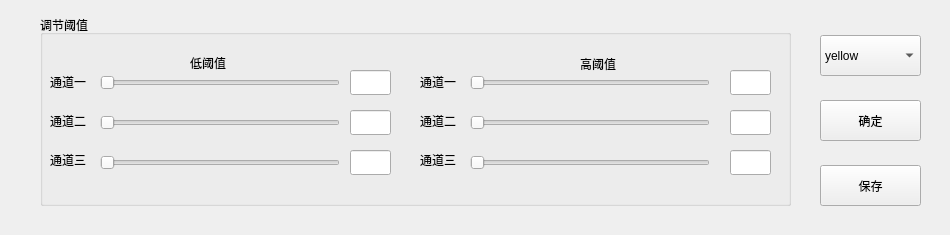
<?xml version="1.0" encoding="UTF-8"?>
<ui version="4.0">
 <class>Widget</class>
 <widget class="QWidget" name="Widget">
  <property name="enabled">
   <bool>true</bool>
  </property>
  <property name="geometry">
   <rect>
    <x>0</x>
    <y>0</y>
    <width>950</width>
    <height>235</height>
   </rect>
  </property>
  <property name="minimumSize">
   <size>
    <width>0</width>
    <height>0</height>
   </size>
  </property>
  <property name="windowTitle">
   <string>Widget</string>
  </property>
  <widget class="QGroupBox" name="groupBox_3">
   <property name="geometry">
    <rect>
     <x>40</x>
     <y>15</y>
     <width>751</width>
     <height>191</height>
    </rect>
   </property>
   <property name="title">
    <string>调节阈值</string>
   </property>
   <widget class="QSlider" name="horizontalSlider_low1">
    <property name="geometry">
     <rect>
      <x>60</x>
      <y>60</y>
      <width>240</width>
      <height>15</height>
     </rect>
    </property>
    <property name="maximum">
     <number>255</number>
    </property>
    <property name="orientation">
     <enum>Qt::Horizontal</enum>
    </property>
   </widget>
   <widget class="QSlider" name="horizontalSlider_low2">
    <property name="geometry">
     <rect>
      <x>60</x>
      <y>100</y>
      <width>240</width>
      <height>15</height>
     </rect>
    </property>
    <property name="maximum">
     <number>255</number>
    </property>
    <property name="orientation">
     <enum>Qt::Horizontal</enum>
    </property>
   </widget>
   <widget class="QSlider" name="horizontalSlider_low3">
    <property name="geometry">
     <rect>
      <x>60</x>
      <y>140</y>
      <width>240</width>
      <height>15</height>
     </rect>
    </property>
    <property name="maximum">
     <number>255</number>
    </property>
    <property name="orientation">
     <enum>Qt::Horizontal</enum>
    </property>
   </widget>
   <widget class="QSlider" name="horizontalSlider_high1">
    <property name="geometry">
     <rect>
      <x>430</x>
      <y>60</y>
      <width>240</width>
      <height>15</height>
     </rect>
    </property>
    <property name="maximum">
     <number>255</number>
    </property>
    <property name="orientation">
     <enum>Qt::Horizontal</enum>
    </property>
   </widget>
   <widget class="QSlider" name="horizontalSlider_high2">
    <property name="geometry">
     <rect>
      <x>430</x>
      <y>100</y>
      <width>240</width>
      <height>15</height>
     </rect>
    </property>
    <property name="maximum">
     <number>255</number>
    </property>
    <property name="orientation">
     <enum>Qt::Horizontal</enum>
    </property>
   </widget>
   <widget class="QSlider" name="horizontalSlider_high3">
    <property name="geometry">
     <rect>
      <x>430</x>
      <y>140</y>
      <width>240</width>
      <height>15</height>
     </rect>
    </property>
    <property name="maximum">
     <number>255</number>
    </property>
    <property name="orientation">
     <enum>Qt::Horizontal</enum>
    </property>
   </widget>
   <widget class="QLineEdit" name="lineEdit_low1">
    <property name="geometry">
     <rect>
      <x>310</x>
      <y>55</y>
      <width>41</width>
      <height>25</height>
     </rect>
    </property>
   </widget>
   <widget class="QLineEdit" name="lineEdit_low2">
    <property name="geometry">
     <rect>
      <x>310</x>
      <y>95</y>
      <width>41</width>
      <height>25</height>
     </rect>
    </property>
   </widget>
   <widget class="QLineEdit" name="lineEdit_low3">
    <property name="geometry">
     <rect>
      <x>310</x>
      <y>135</y>
      <width>41</width>
      <height>25</height>
     </rect>
    </property>
   </widget>
   <widget class="QLineEdit" name="lineEdit_high1">
    <property name="geometry">
     <rect>
      <x>690</x>
      <y>55</y>
      <width>41</width>
      <height>25</height>
     </rect>
    </property>
   </widget>
   <widget class="QLineEdit" name="lineEdit_high2">
    <property name="geometry">
     <rect>
      <x>690</x>
      <y>95</y>
      <width>41</width>
      <height>25</height>
     </rect>
    </property>
   </widget>
   <widget class="QLineEdit" name="lineEdit_high3">
    <property name="geometry">
     <rect>
      <x>690</x>
      <y>135</y>
      <width>41</width>
      <height>25</height>
     </rect>
    </property>
   </widget>
   <widget class="QLabel" name="label">
    <property name="geometry">
     <rect>
      <x>150</x>
      <y>40</y>
      <width>67</width>
      <height>16</height>
     </rect>
    </property>
    <property name="text">
     <string>低阈值</string>
    </property>
   </widget>
   <widget class="QLabel" name="label_2">
    <property name="geometry">
     <rect>
      <x>540</x>
      <y>40</y>
      <width>67</width>
      <height>17</height>
     </rect>
    </property>
    <property name="text">
     <string>高阈值</string>
    </property>
   </widget>
   <widget class="QLabel" name="label_3">
    <property name="geometry">
     <rect>
      <x>10</x>
      <y>59</y>
      <width>51</width>
      <height>16</height>
     </rect>
    </property>
    <property name="text">
     <string>通道一</string>
    </property>
   </widget>
   <widget class="QLabel" name="label_5">
    <property name="geometry">
     <rect>
      <x>10</x>
      <y>98</y>
      <width>51</width>
      <height>16</height>
     </rect>
    </property>
    <property name="text">
     <string>通道二
</string>
    </property>
   </widget>
   <widget class="QLabel" name="label_4">
    <property name="geometry">
     <rect>
      <x>10</x>
      <y>135</y>
      <width>51</width>
      <height>20</height>
     </rect>
    </property>
    <property name="text">
     <string>通道三</string>
    </property>
   </widget>
   <widget class="QLabel" name="label_6">
    <property name="geometry">
     <rect>
      <x>380</x>
      <y>59</y>
      <width>51</width>
      <height>16</height>
     </rect>
    </property>
    <property name="text">
     <string>通道一</string>
    </property>
   </widget>
   <widget class="QLabel" name="label_7">
    <property name="geometry">
     <rect>
      <x>380</x>
      <y>98</y>
      <width>51</width>
      <height>16</height>
     </rect>
    </property>
    <property name="text">
     <string>通道二</string>
    </property>
   </widget>
   <widget class="QLabel" name="label_8">
    <property name="geometry">
     <rect>
      <x>380</x>
      <y>135</y>
      <width>51</width>
      <height>20</height>
     </rect>
    </property>
    <property name="text">
     <string>通道三</string>
    </property>
   </widget>
  </widget>
  <widget class="QComboBox" name="chooseBox">
   <property name="geometry">
    <rect>
     <x>820</x>
     <y>35</y>
     <width>101</width>
     <height>41</height>
    </rect>
   </property>
   <item>
    <property name="text">
     <string>yellow</string>
    </property>
   </item>
   <item>
    <property name="text">
     <string>blue</string>
    </property>
   </item>
   <item>
    <property name="text">
     <string>red</string>
    </property>
   </item>
   <item>
    <property name="text">
     <string>green</string>
    </property>
   </item>
   <item>
    <property name="text">
     <string>purple</string>
    </property>
   </item>
   <item>
    <property name="text">
     <string>brown</string>
    </property>
   </item>
   <item>
    <property name="text">
     <string>orange</string>
    </property>
   </item>
   <item>
    <property name="text">
     <string>pink</string>
    </property>
   </item>
   <item>
    <property name="text">
     <string>white</string>
    </property>
   </item>
   <item>
    <property name="text">
     <string>black</string>
    </property>
   </item>
  </widget>
  <widget class="QPushButton" name="saveBtn">
   <property name="geometry">
    <rect>
     <x>820</x>
     <y>165</y>
     <width>101</width>
     <height>41</height>
    </rect>
   </property>
   <property name="text">
    <string>保存</string>
   </property>
  </widget>
  <widget class="QPushButton" name="sendBtn">
   <property name="geometry">
    <rect>
     <x>820</x>
     <y>100</y>
     <width>101</width>
     <height>41</height>
    </rect>
   </property>
   <property name="text">
    <string>确定</string>
   </property>
  </widget>
 </widget>
 <resources/>
 <connections/>
</ui>
